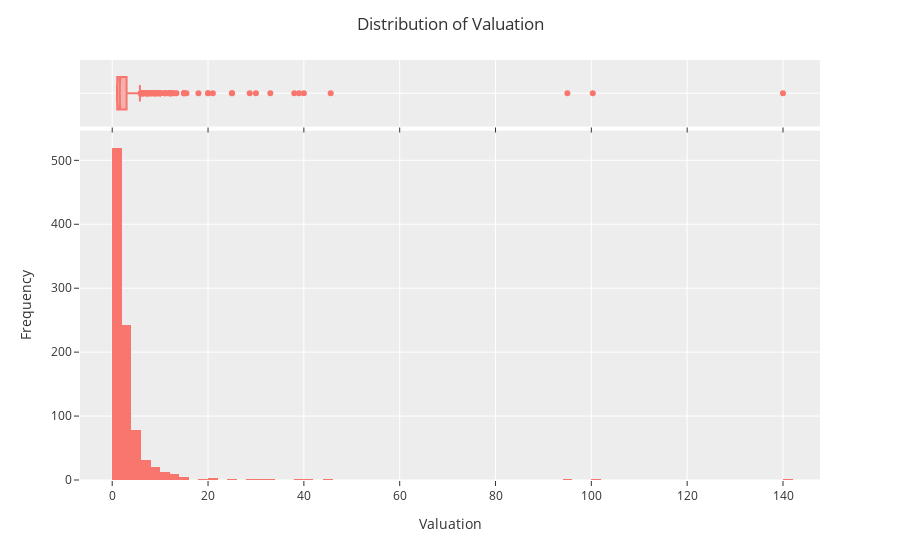

Notebook cell for this chart:
### Code cell
fig1 = px.histogram(df, x="Valuation", nbins=100,marginal='box')
fig1.update_layout(xaxis_title='Valuation',yaxis_title='Frequency',title='Distribution of Valuation Overall')
fig1.show()

### Figure 1 — Plotly figure (JSON) as saved in the notebook; plotly's stock layout.template omitted (floating-point values rounded to 4 significant figures; data arrays with more than 128 entries replaced by an {"elided": "..."} marker saying what was removed)
{"data": [{"alignmentgroup": "True", "bingroup": "x", "hovertemplate": "Valuation=%{x}<br>count=%{y}<extra></extra>", "legendgroup": "", "marker": {"color": "#F8766D", "pattern": {"shape": ""}}, "name": "", "nbinsx": 100, "offsetgroup": "", "orientation": "v", "showlegend": false, "type": "histogram", "x": {"elided": "935 float values"}, "xaxis": "x", "yaxis": "y"}, {"alignmentgroup": "True", "hovertemplate": "Valuation=%{x}<extra></extra>", "legendgroup": "", "marker": {"color": "#F8766D"}, "name": "", "notched": true, "offsetgroup": "", "showlegend": false, "type": "box", "x": {"elided": "935 float values"}, "xaxis": "x2", "yaxis": "y2"}], "layout": {"barmode": "relative", "legend": {"tracegroupgap": 0}, "margin": {"t": 60}, "title": {"text": "Distribution of Valuation"}, "xaxis": {"anchor": "y", "domain": [0, 1], "title": {"text": "Valuation"}}, "xaxis2": {"anchor": "y2", "domain": [0, 1], "matches": "x", "showticklabels": false}, "yaxis": {"anchor": "x", "domain": [0, 0.8316], "title": {"text": "Frequency"}}, "yaxis2": {"anchor": "x2", "domain": [0.8416, 1], "matches": "y2", "showline": false, "showticklabels": false, "ticks": ""}}}
